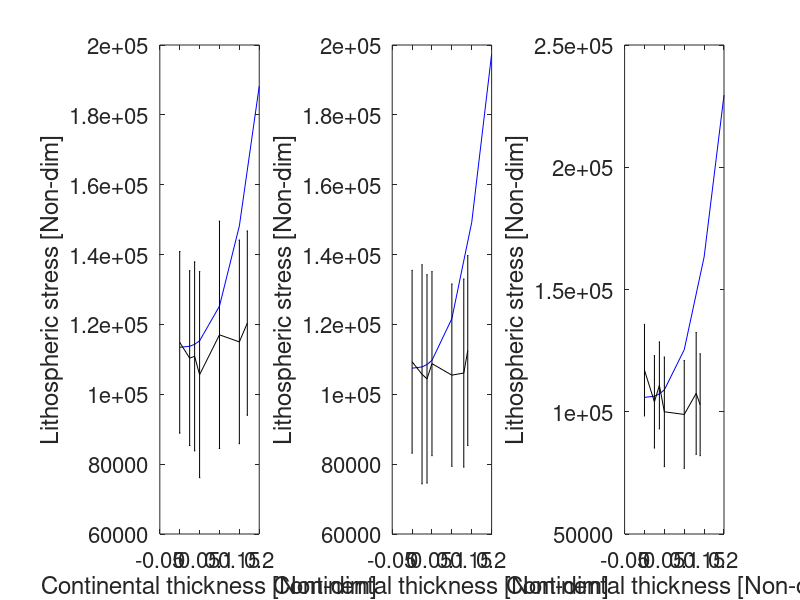

The MATLAB script that drew this image:
clear all;

d = [0 0.025 0.0375 0.05 0.1 0.15 0.2];
theta = 13.82;
mu_jump = 100;

eff_Ra = 1e7*[1.0811    1.3004    1.7875];
Ra_10 = eff_Ra(1);
Ra_15 = eff_Ra(2);
Ra_20 = eff_Ra(3);

obsrved_d_10 = [0 0.025 0.0375 0.05 0.1 0.15 0.17];
new_tau_10 = 0.2764* Ra_10 * d.^2.6643 * theta.^1.228 * mu_jump.^-0.57;
%new_tau_10 = 0.38 * Ra_10 * d.^2.44 * theta.^1.14 * mu_jump.^-0.84;

model_tau_10 =[114872.2772, 110354.767, 110862.7167, 105623.4311, ...
    117025.4119, 114999.401, 120380.2025];
err_10 = [25986.54958, 25015.04469, 27056.24618, 29486.88344, 32544.01165, ...
    29148.24053, 26369.32182];

obsrved_d_15 = [0 0.025 0.0375 0.05 0.1 0.13 0.14];
%new_tau_15 = 0.38 * Ra_15 * d.^2.44 * theta.^1.14 * mu_jump.^-0.84;
new_tau_15 = 0.2764* Ra_15 * d.^2.6643 * theta.^1.228 * mu_jump.^-0.57;
model_tau_15 = [109308.2871, 105729.3388, 104417.354, 108782.3506, ...
    105476.6912, 106084.6588, 112535.9447];
err_15 = [26177.26257, 31373.99604, 29832.8067, 26350.10145, 26113.82344, ...
    26934.59391, 27190.03602];

obsrved_d_20 = [0 0.025 0.0375 0.05 0.1 0.13 0.14];
new_tau_20 = 0.2764* Ra_20 * d.^2.6643 * theta.^1.228 * mu_jump.^-0.57;
model_tau_20 = [117012.9726, 104054.6314, 110789.6198, 99981.73852, ...
    98905.27085, 107500.101, 102877.0807];
err_20 = [18731.72468, 18900.99852, 17795.91831, 22411.51729, 22063.25639, ...
    24930.57933, 20847.38886];

subplot(1,3,1)
plot(d,new_tau_10+mean(model_tau_10),'b')
hold on
%plot(obsrved_d_10,delta_tau_10_m+model_tau_10(1))
%plot(d,model_delta_tau_10)
errorbar(obsrved_d_10,model_tau_10,err_10,'k')
xlabel('Continental thickness [Non-dim]')
ylabel('Lithospheric stress [Non-dim]')
set(gca,'fontsize', 16)

subplot(1,3,2)
plot(d,new_tau_15+mean(model_tau_15),'b')
hold on
%plot(obsrved_d_15,delta_tau_15_m+model_tau_15(1))
errorbar(obsrved_d_15,model_tau_15,err_15,'k')
xlabel('Continental thickness [Non-dim]')
ylabel('Lithospheric stress [Non-dim]')
set(gca,'fontsize', 16)

subplot(1,3,3)
plot(d,new_tau_20+mean(model_tau_20),'b')
hold on
%plot(obsrved_d_20,delta_tau_20_m+model_tau_20(1))
errorbar(obsrved_d_20,model_tau_20,err_20,'k')
xlabel('Continental thickness [Non-dim]')
ylabel('Lithospheric stress [Non-dim]')
set(gca,'fontsize', 16)